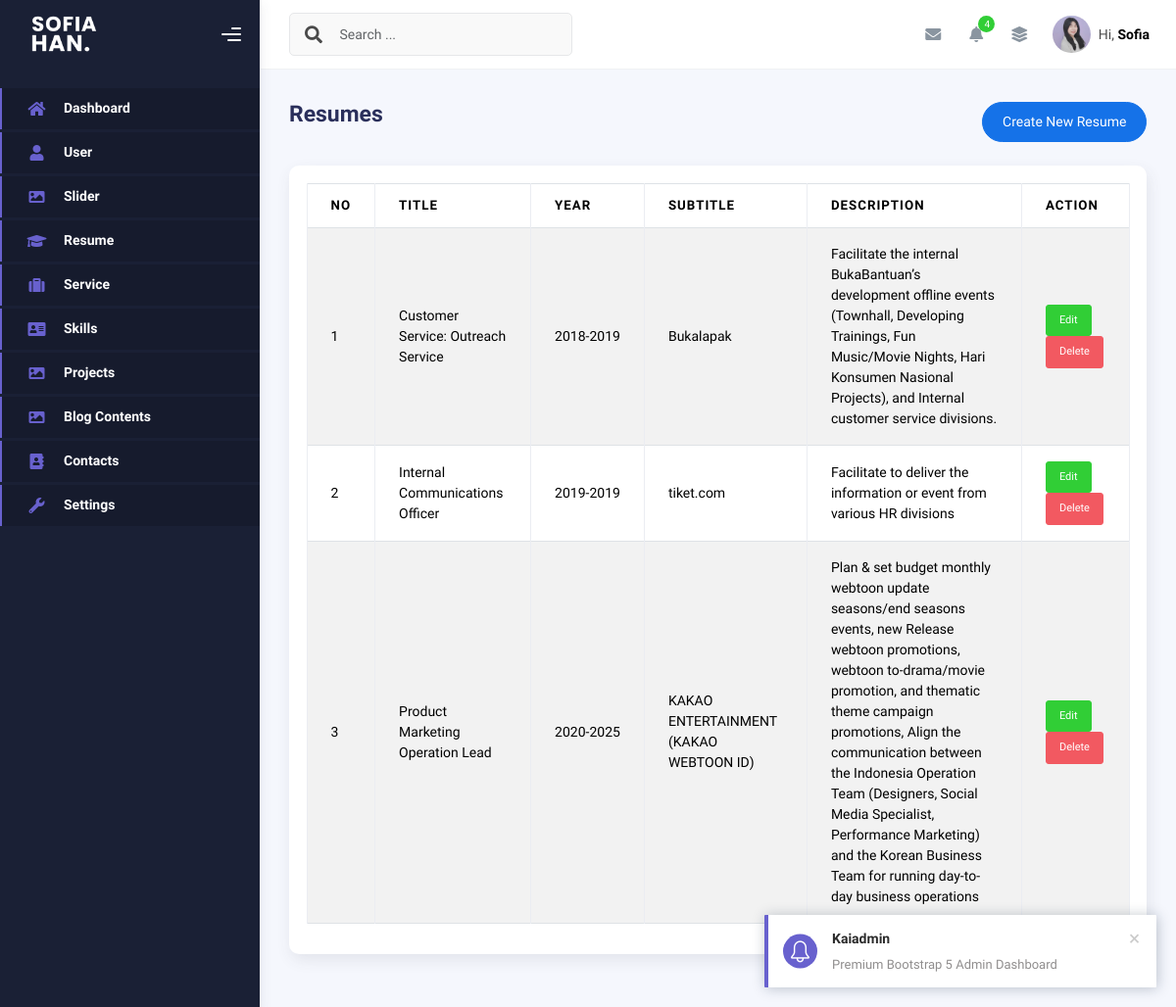
/admin/resume.php, run on the app's committed database.
### tables this page shows
CREATE TABLE `resume` (
  `id` int(11) NOT NULL,
  `year_start` year(4) NOT NULL,
  `year_end` year(4) NOT NULL,
  `title` varchar(50) NOT NULL,
  `subtitle` varchar(50) NOT NULL,
  `description` text DEFAULT NULL,
  `submit_cv` varchar(50) NOT NULL,
  `created_at` timestamp NOT NULL DEFAULT current_timestamp(),
  `update_at` timestamp NULL DEFAULT NULL ON UPDATE current_timestamp()
);

### admin/resume.php (the view, shortened to what this page needs)
<?php
include "config/koneksi.php";
$query = mysqli_query($conn, "SELECT * FROM resume ORDER BY id DESC");
$rows = mysqli_fetch_all($query, MYSQLI_ASSOC);
?>
<!DOCTYPE html>
<html lang="en">
<head>
    <?php
    include "inc/css.php";
    ?>
</head>
<body>
    <div class="wrapper">
        <?php
        include "inc/sidebar.php";
        ?>
        <div class="main-panel">
            <div class="main-header">
                <?php
                include "inc/navbar.php";
                ?>
            </div>
            <div class="container">
                <div class="page-inner">
                    <div class="d-flex align-items-left align-items-md-center flex-column flex-md-row pt-2 pb-4">
                        <div>
                            <h3 class="fw-bold mb-3">Resumes</h3>
                        </div>
                        <div class="ms-md-auto py-2 py-md-0">
                            <a href="create-resume.php" class="btn btn-primary btn-round">Create New Resume</a>
                        </div>
                    </div>
                    <div class="row">
                        <div class="col-sm-6 col-md-12">
                            <div class="card">
                                <div class="card-body">
                                    <table class="table table-bordered table-striped">
                                        <thead>
                                            <tr>
                                                <th>No</th>
                                                <th>Title</th>
                                                <th>Year</th>
                                                <th>Subtitle</th>
                                                <th>Description</th>
                                                <th>Action</th>
                                            </tr>
                                        </thead>
                                        <tbody>
                                            <?php foreach ($rows as $index => $row): ?>
                                            <tr>
                                                <td><?php echo $index += 1 ?></td>
                                                <td><?php echo $row['title'] ?></td>
                                                <td><?php echo $row['year_start'] . "-" . $row['year_end'] ?></td>
                                                <td><?php echo $row['subtitle'] ?></td>
                                                <td><?php echo $row['description'] ?></td>
                                                <td>
                                                    <a class="btn btn-success btn-sm"
                                                        href="create-resume.php?edit=<?php echo $row['id'] ?>">Edit</a>
                                                    <a onclick="return confirm('Are you sure wanna delete this data?')"
                                                        class=" btn btn-danger btn-sm"
                                                        href="resume.php?delete=<?php echo $row['id'] ?>">Delete</a>
                                                </td>
                                            </tr>
                                            <?php endforeach ?>
                                        </tbody>
                                    </table>
                                </div>
                            </div>
                        </div>
                    </div>
                </div>
            </div>
</body>
</html>

### data on the page
resume: index "1", title "Customer Service: Outreach Service", year_start "2018", year_end "2019", subtitle "Bukalapak", description "Facilitate the internal BukaBantuan’s development offline events (Townhall, Developing Trainings, Fun Music/Movie Nights, Hari Konsumen Nasional Projects), and Internal customer service divisions."
resume: index "2", title "Internal Communications Officer", year_start "2019", year_end "2019", subtitle "tiket.com", description "Facilitate to deliver the information or event from various HR divisions"
resume: index "3", title "Product Marketing Operation Lead", year_start "2020", year_end "2025", subtitle "KAKAO ENTERTAINMENT (KAKAO WEBTOON ID)", description "Plan & set budget monthly webtoon update seasons/end seasons events, new Release webtoon promotions, webtoon to-drama/movie promotion, and thematic theme campaign promotions, Align the communication between the Indonesia Operation Team (Designers, Social Media Specialist, Performance Marketing) and the Korean Business Team for running day-to-day business operations"
